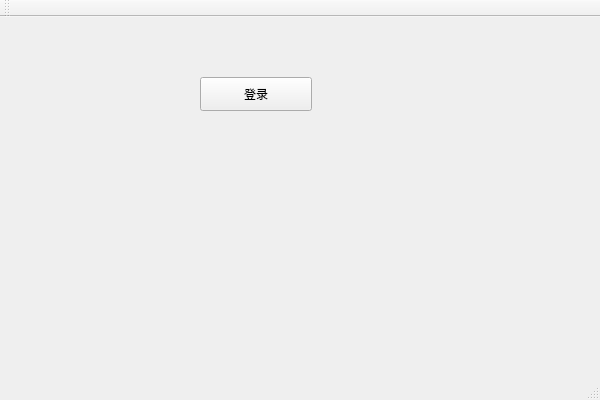
<?xml version="1.0" encoding="UTF-8"?>
<ui version="4.0">
 <class>Test7_1AClass</class>
 <widget class="QMainWindow" name="Test7_1AClass">
  <property name="geometry">
   <rect>
    <x>0</x>
    <y>0</y>
    <width>600</width>
    <height>400</height>
   </rect>
  </property>
  <property name="windowTitle">
   <string>Test7_1A</string>
  </property>
  <widget class="QWidget" name="centralWidget">
   <widget class="QPushButton" name="btnLogin">
    <property name="geometry">
     <rect>
      <x>200</x>
      <y>60</y>
      <width>112</width>
      <height>34</height>
     </rect>
    </property>
    <property name="text">
     <string>登录</string>
    </property>
   </widget>
  </widget>
  <widget class="QMenuBar" name="menuBar">
   <property name="geometry">
    <rect>
     <x>0</x>
     <y>0</y>
     <width>600</width>
     <height>23</height>
    </rect>
   </property>
  </widget>
  <widget class="QToolBar" name="mainToolBar">
   <attribute name="toolBarArea">
    <enum>TopToolBarArea</enum>
   </attribute>
   <attribute name="toolBarBreak">
    <bool>false</bool>
   </attribute>
  </widget>
  <widget class="QStatusBar" name="statusBar"/>
 </widget>
 <layoutdefault spacing="6" margin="11"/>
 <resources>
  <include location="Test7_1A.qrc"/>
 </resources>
 <connections/>
</ui>
